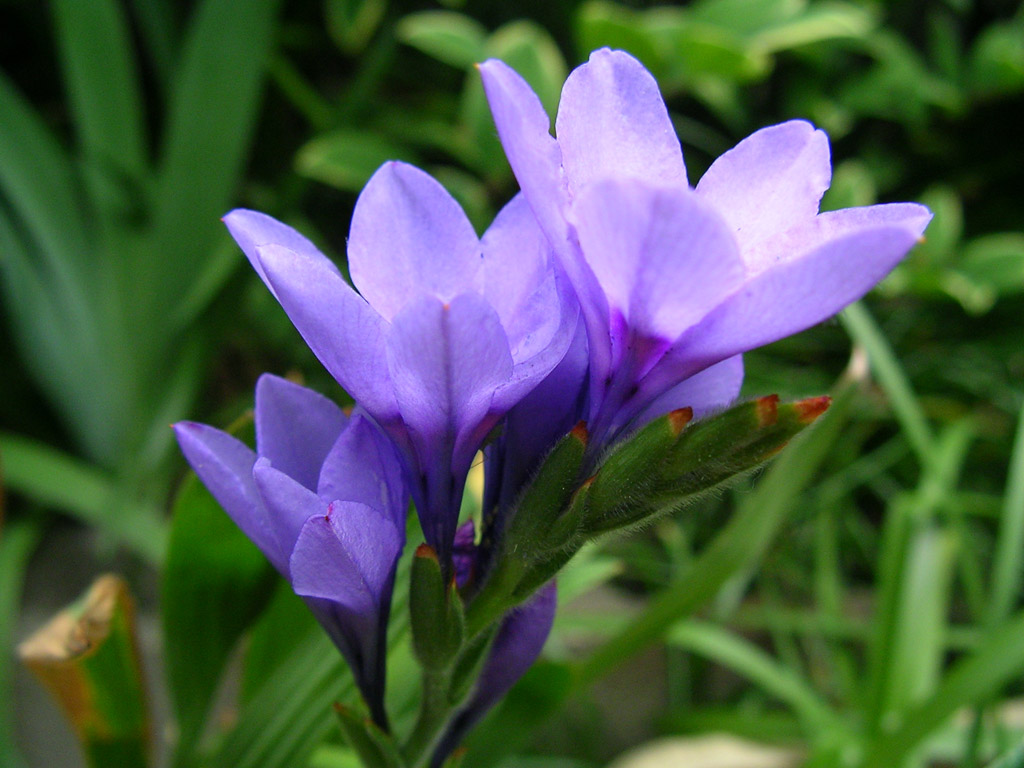
%> input picture 现代数字图像处理技术提高及应用案例详解(Matlab版)----源码/2.2 图像分割技术/baihe.jpg, 1024 x 768 px
$ octave ex2.m   (GNU Octave 9; MATLAB toolbox functions it lacks are replaced by stand-ins)
%> lines starting %> are read from the running program, lines starting %| are printed output that depends on the picture; in (x1, y1, x2, y2) boxes, pixels count from 0 and x2, y2 are one past the last pixel; in counts of white or black regions, pixels touching at a corner belong together; the program's own positions count from 1
%读入图像,并进行灰度转换
A=imread('baihe.jpg');
%> A is the input picture: size 768x1024x3 uint8; mean R, G, B 75.7, 91.3, 76.5
B=rgb2gray(A);
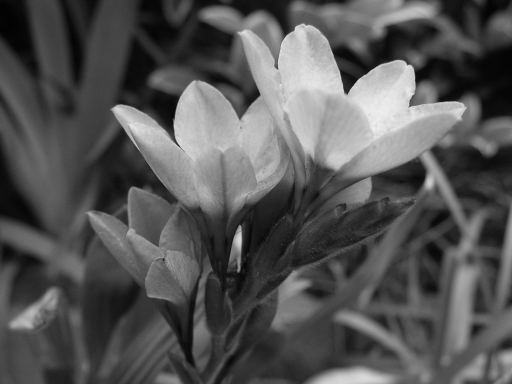
%> B: size 768x1024 uint8 (shown at 1/2 size); min 1, max 241, mean 84.9
%初始化阈值
T=0.5*(double(min(B(:)))+double(max(B(:))));
%> T = 121
d=false;
%通过迭代求最佳阈值
while~d
     g=B>=T;
     Tn=0.5*(mean(B(g))+mean(B(~g)));
     d=abs(T-Tn)<0.5;
     T=Tn;
end
%> this loop made 4 passes
%> (Tn, d, T) on passes 1 to 4: (114.7, false, 114.7), (112, false, 112), (111.1, false, 111.1), (110.7, true, 110.7)
%> pass 1, `g=B>=T;`:
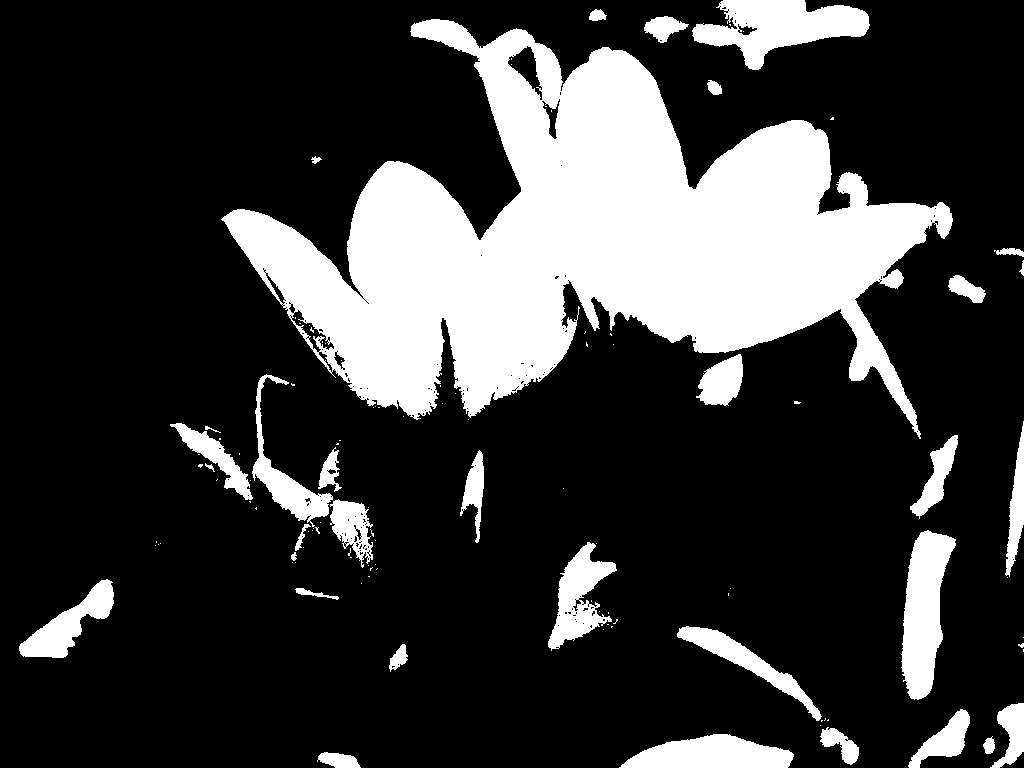
%> g: size 768x1024 logical; 22.5% white; 113 white regions (80 under 20 px), largest, box (x1, y1, x2, y2) and area: (221, 19, 953, 439) 132787, (692, 0, 870, 70) 6540, (901, 530, 956, 700) 5679
%> pass 2, `g=B>=T;`:
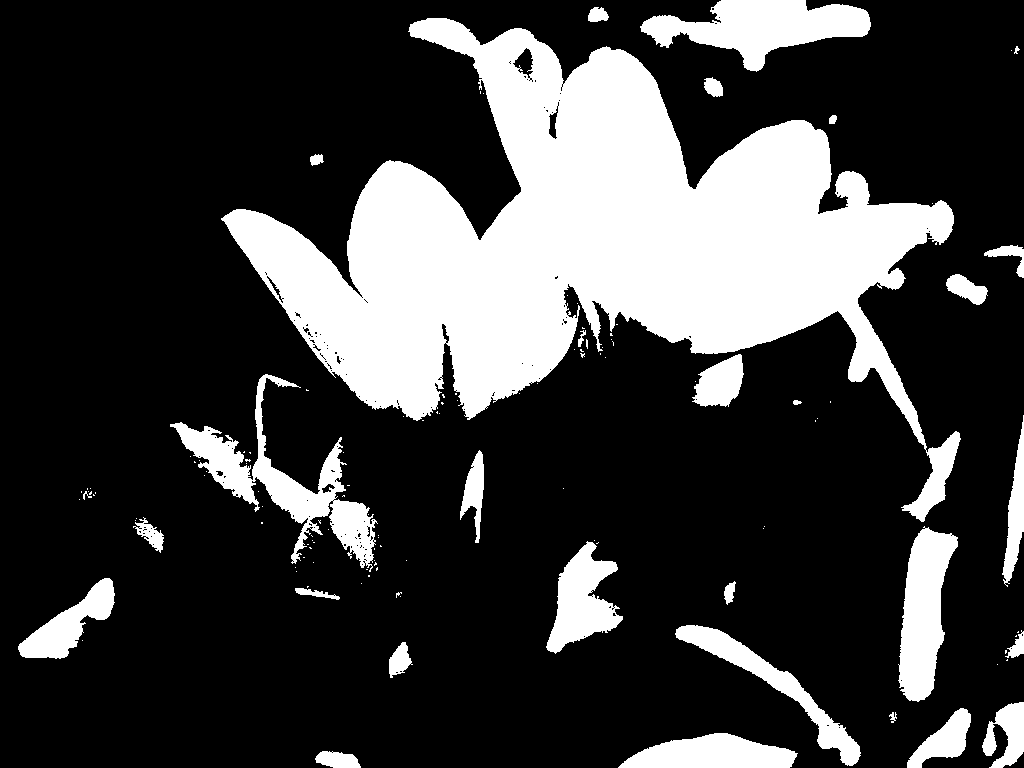
%> g: size 768x1024 logical; 24.3% white; 125 white regions (95 under 20 px), largest, box (x1, y1, x2, y2) and area: (221, 18, 961, 522) 138807, (170, 374, 378, 572) 9010, (640, 0, 871, 72) 8353
%> pass 3, `g=B>=T;`:
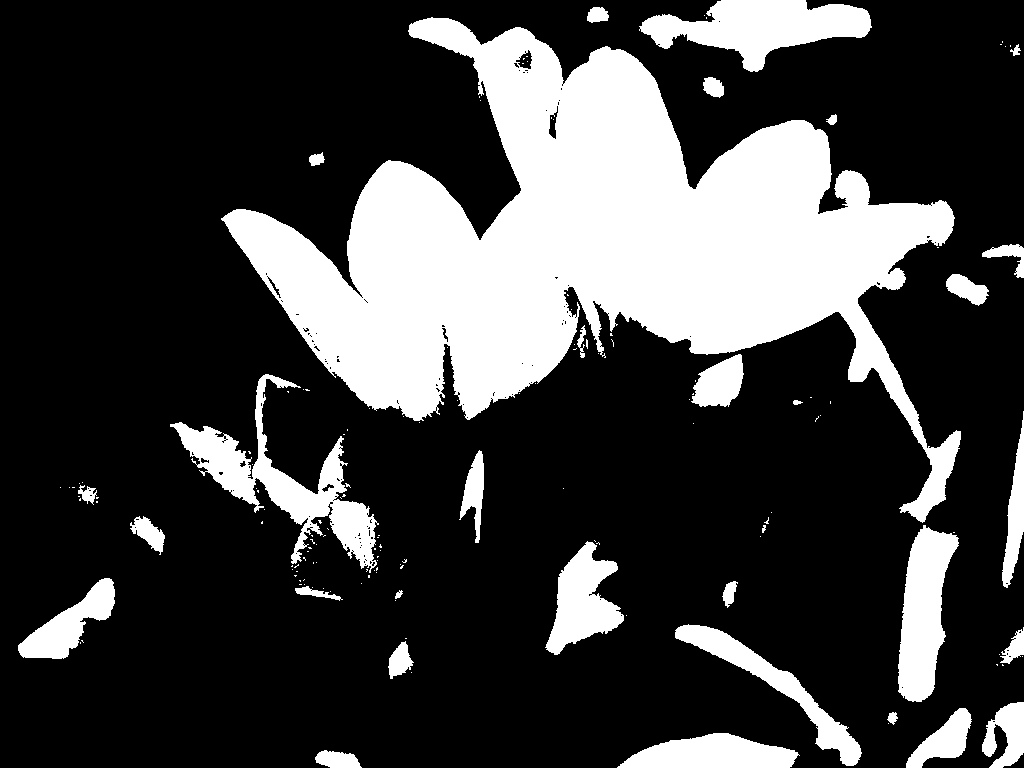
%> g: size 768x1024 logical; 25% white; 150 white regions (118 under 20 px), largest, box (x1, y1, x2, y2) and area: (221, 17, 961, 523) 140228, (170, 374, 379, 573) 9800, (639, 0, 872, 72) 8645
% 根据最佳阈值进行图像分割
level=Tn/255;
%> level = 0.434
BW=im2bw(B,level);
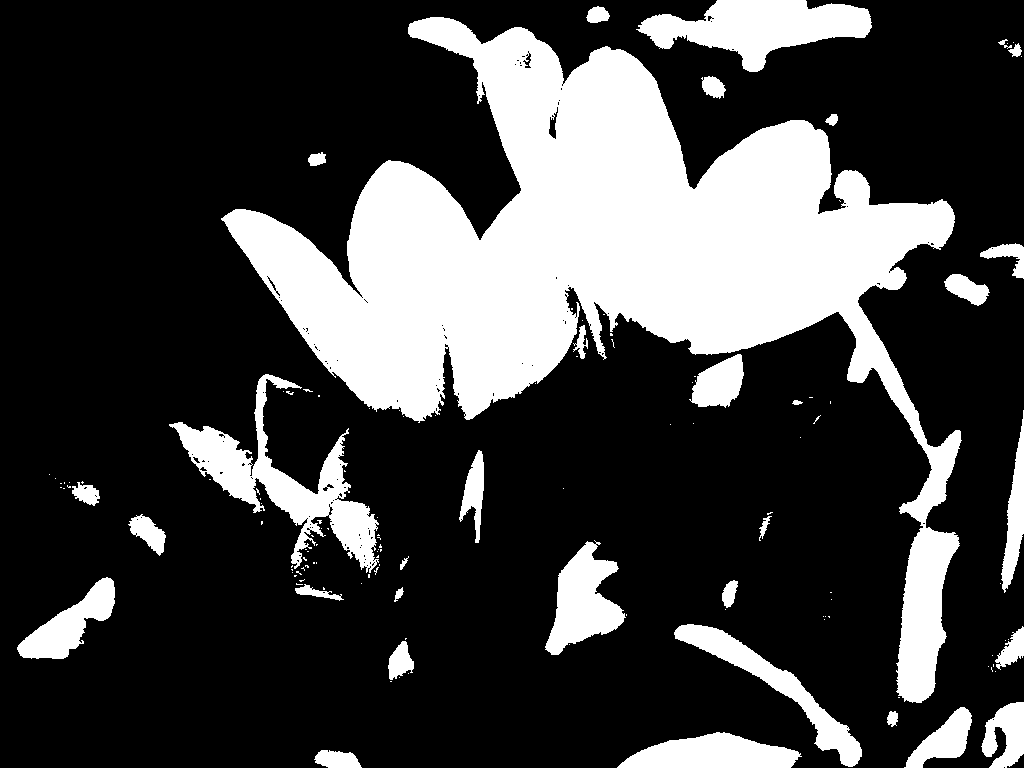
%> BW: size 768x1024 logical; 25.6% white; 131 white regions (98 under 20 px), largest, box (x1, y1, x2, y2) and area: (221, 17, 962, 703) 148384, (169, 374, 379, 573) 10627, (636, 0, 872, 72) 8920
% 显示分割结果
subplot(121),imshow(A)
subplot(122),imshow(BW)

$ run again, with 现代数字图像处理技术提高及应用案例详解(Matlab版)----源码/2.2 图像分割技术/hehua.JPG copied over 现代数字图像处理技术提高及应用案例详解(Matlab版)----源码/2.2 图像分割技术/baihe.jpg
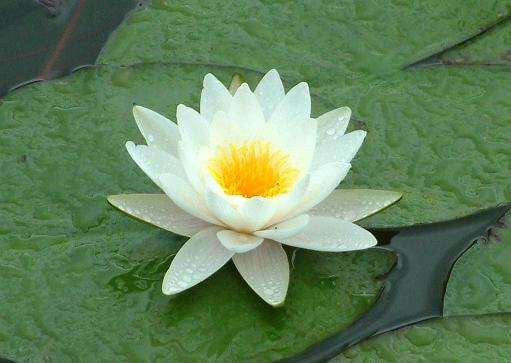
%> input picture 现代数字图像处理技术提高及应用案例详解(Matlab版)----源码/2.2 图像分割技术/hehua.JPG, 511 x 363 px
%> A is the input picture: size 363x511x3 uint8; mean R, G, B 100.1, 131.1, 92.1
%> `T=0.5*(double(min(B(:)))+double(max(B(:))));`: T = 129
%> the loop `while~d` made 3 passes
%> (Tn, d, T) on passes 1 to 3: (150.5, false, 150.5), (152.7, false, 152.7), (153, true, 153)
%> pass 1, `g=B>=T;`:
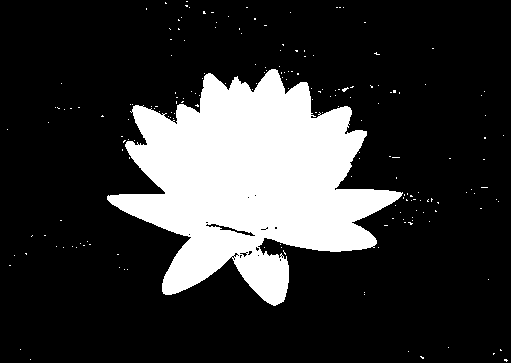
%> g: size 363x511 logical; 20.4% white; 191 white regions (190 under 20 px), largest, box (x1, y1, x2, y2) and area: (107, 69, 403, 306) 37483
%> level = 0.6
%> `BW=im2bw(B,level);`:
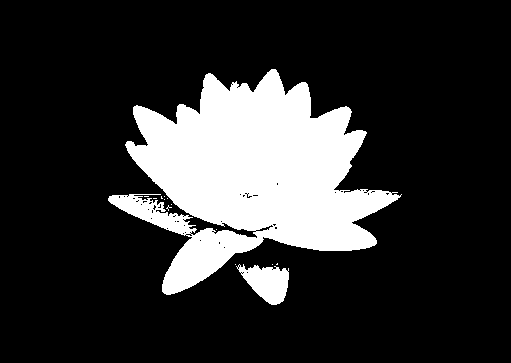
%> BW: size 363x511 logical; 19.1% white; 14 white regions (12 under 20 px), largest, box (x1, y1, x2, y2) and area: (108, 69, 402, 295) 34039, (236, 264, 289, 305) 1307

$ run again, with 现代数字图像处理技术提高及应用案例详解(Matlab版)----源码/2.2 图像分割技术/moli.jpg copied over 现代数字图像处理技术提高及应用案例详解(Matlab版)----源码/2.2 图像分割技术/baihe.jpg
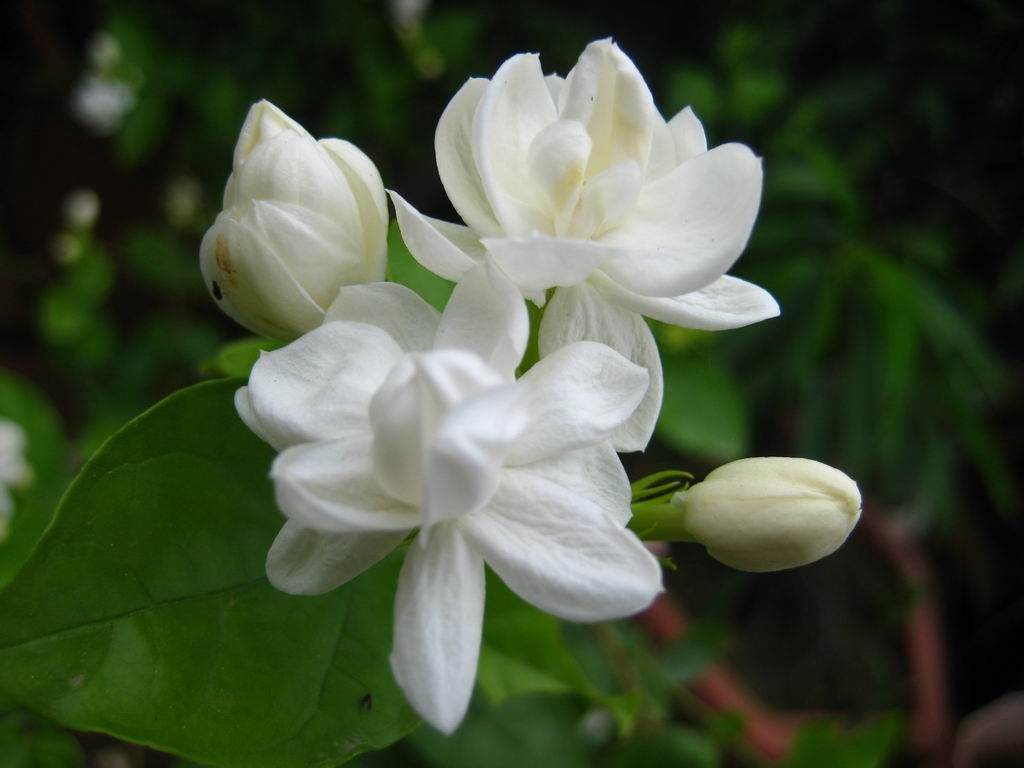
%> input picture 现代数字图像处理技术提高及应用案例详解(Matlab版)----源码/2.2 图像分割技术/moli.jpg, 1024 x 768 px
%> A is the input picture: size 768x1024x3 uint8; mean R, G, B 70.9, 82.3, 59.6
%> `T=0.5*(double(min(B(:)))+double(max(B(:))));`: T = 121.5
%> the loop `while~d` made 3 passes
%> (Tn, d, T) on passes 1 to 3: (108.4, false, 108.4), (106.9, false, 106.9), (106.7, true, 106.7)
%> pass 1, `g=B>=T;`:
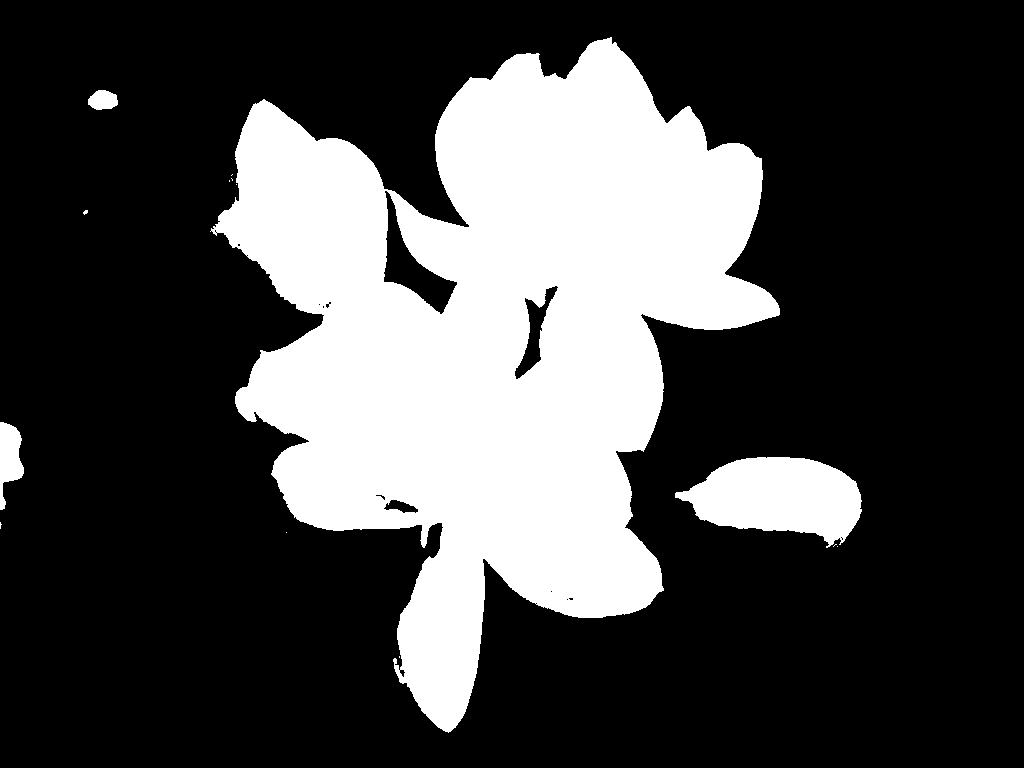
%> g: size 768x1024 logical; 27.6% white; 14 white regions (10 under 20 px), largest, box (x1, y1, x2, y2) and area: (210, 37, 780, 733) 204602, (675, 457, 862, 548) 11022, (0, 422, 24, 510) 1279, (88, 90, 118, 110) 461
%> pass 3, `g=B>=T;`:
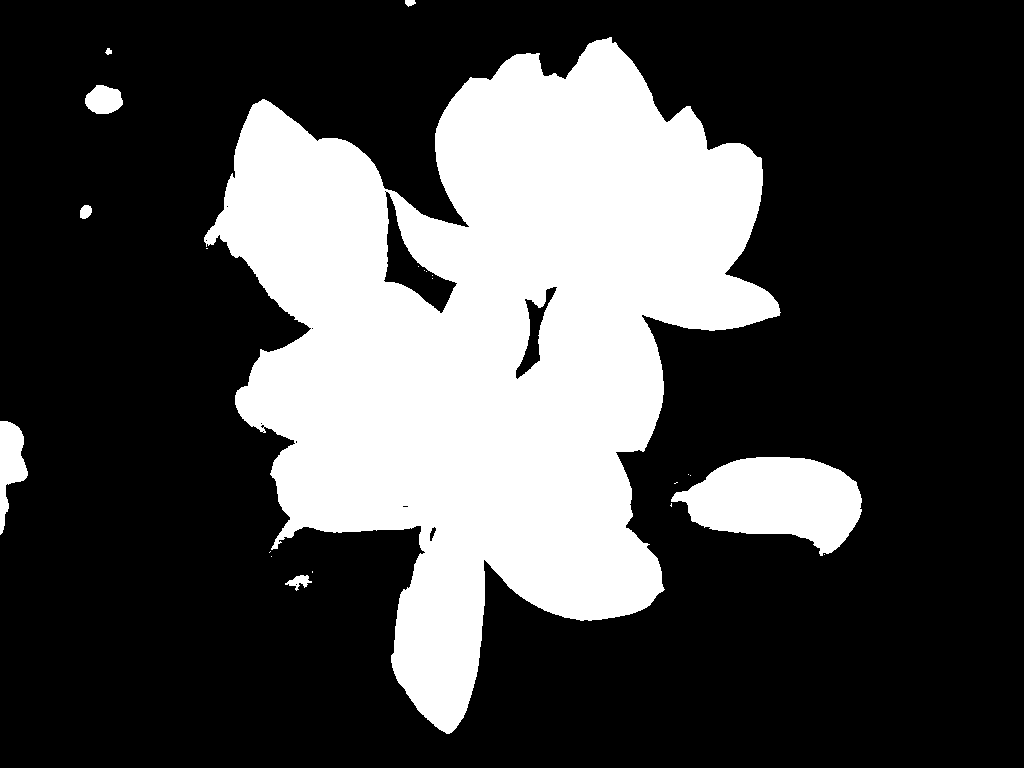
%> g: size 768x1024 logical; 28.7% white; 22 white regions (14 under 20 px), largest, box (x1, y1, x2, y2) and area: (204, 37, 781, 734) 210423, (671, 457, 862, 556) 12113, (0, 421, 28, 535) 1722
%> level = 0.418
